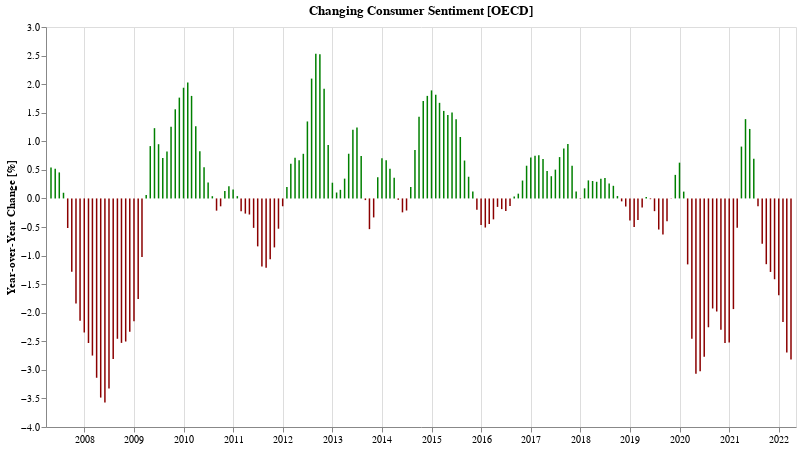

Here is the notebook cell this chart was saved with:
### Markdown cell above
## Has consumer sentiment gotten better or worse compared to the same time last year?

### Code cell
cUsaYoy = cUsaSubset.set_index('TIME')['Value'].pct_change(12).apply(lambda v: v * 100).reset_index()
bUsaYoy = bUsaSubset.set_index('TIME')['Value'].pct_change(12).apply(lambda v: v * 100).reset_index()

def yoyChartFor(df, label, color='navy'):
    return alt.Chart(df.dropna()[-180:]).mark_bar(width=1.5, color=f'{color}').transform_calculate(
        label=f"'{label}'",
        change_in_percent="format(datum.Value, ',.2f')",
    ).encode(
        alt.X('TIME:T', axis=alt.Axis(title='')),
        alt.Y('Value:Q', axis=alt.Axis(title='Year-over-Year Change [%]', grid=False)),
        #alt.Opacity('label:O', legend=alt.Legend(title="")),
        color=alt.condition("datum['Value'] < 0",
            alt.value('darkred'),
            alt.value(color)
        ),
        tooltip=[alt.Tooltip('TIME:T', title='Date', format='%b %Y'), alt.Tooltip('label:O'), alt.Tooltip('change_in_percent:O')]
    ).properties(
        title=f"Changing {label} Sentiment [OECD]",
        width=750,
        height=400
    )

cYoy = yoyChartFor(cUsaYoy, 'Consumer', 'green')
cYoy.display()

### Figure 1 — Vega-Lite specification as saved in the notebook (floating-point values rounded to 4 significant figures; data arrays with more than 128 entries replaced by an {"elided": "..."} marker saying what was removed)
{"config": {"view": {"continuousWidth": 400, "continuousHeight": 300}}, "data": {"name": "data-1a5b15300a52331b024cdf17bec3695b"}, "mark": {"type": "bar", "color": "green", "width": 1.5}, "encoding": {"color": {"condition": {"value": "darkred", "test": "datum['Value'] < 0"}, "value": "green"}, "tooltip": [{"field": "TIME", "format": "%b %Y", "title": "Date", "type": "temporal"}, {"field": "label", "type": "ordinal"}, {"field": "change_in_percent", "type": "ordinal"}], "x": {"axis": {"title": ""}, "field": "TIME", "type": "temporal"}, "y": {"axis": {"grid": false, "title": "Year-over-Year Change [%]"}, "field": "Value", "type": "quantitative"}}, "height": 400, "title": "Changing Consumer Sentiment [OECD]", "transform": [{"calculate": "'Consumer'", "as": "label"}, {"calculate": "format(datum.Value, ',.2f')", "as": "change_in_percent"}], "width": 750, "$schema": "https://vega.github.io/schema/vega-lite/v4.17.0.json", "datasets": {"data-1a5b15300a52331b024cdf17bec3695b": {"elided": "180 records"}}}
